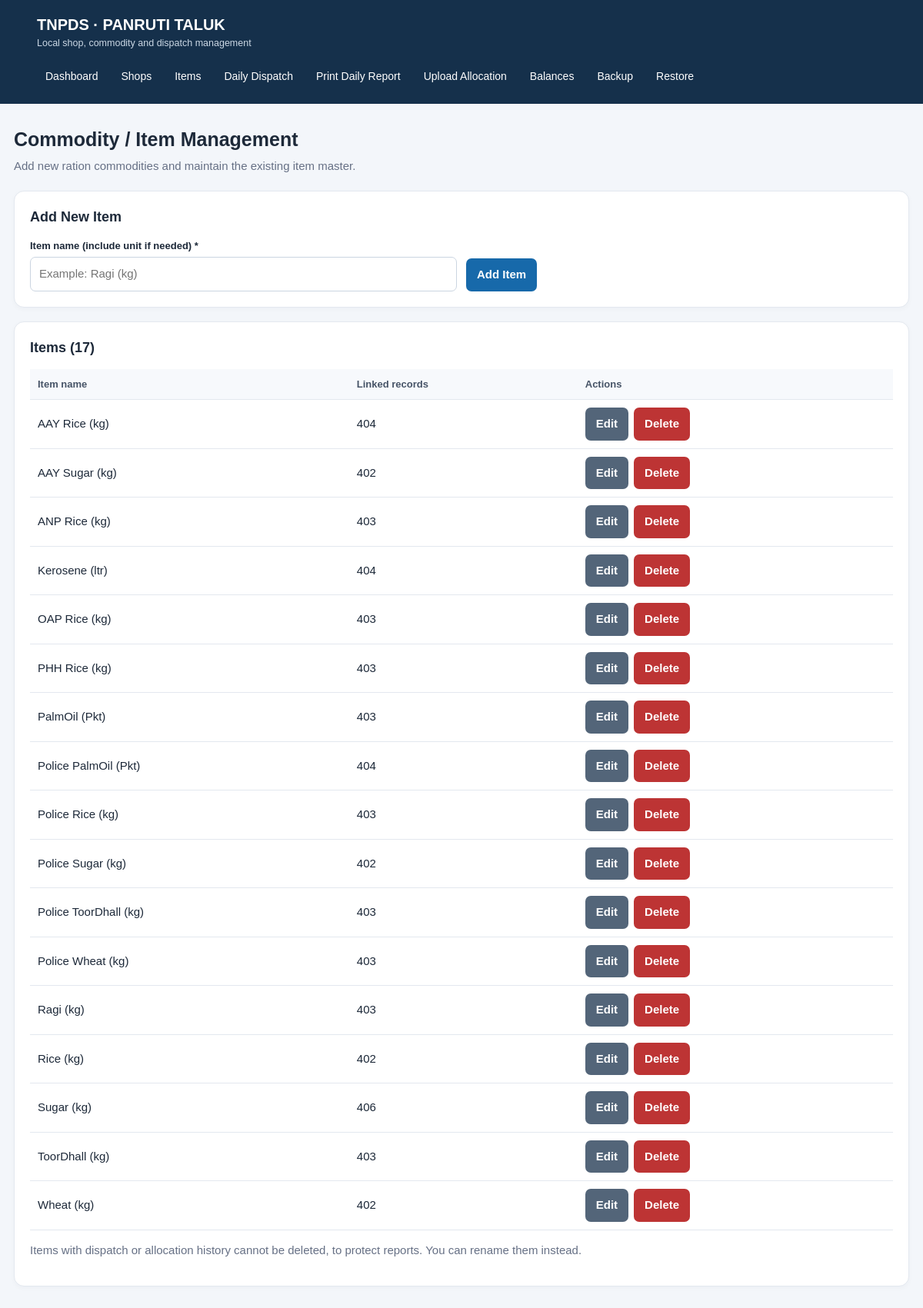
/items, run on the app's committed database.
### tables this page shows
CREATE TABLE commodities(
      commodity TEXT PRIMARY KEY
    );

### app.py (the view, shortened to what this page needs)
@app.route("/items", methods=["GET", "POST"])
def items():
    conn = db()
    rows = conn.execute("""SELECT c.commodity,
        (SELECT COUNT(*) FROM allocations a WHERE a.commodity=c.commodity) +
        (SELECT COUNT(*) FROM dispatches d WHERE d.commodity=c.commodity) AS used_count
        FROM commodities c ORDER BY c.commodity""").fetchall()
    return render_template("items.html", rows=rows)

### app.py (called while the page is built)
def db():
    if "db" not in g:
        g.db = sqlite3.connect(DB_PATH)
        g.db.row_factory = sqlite3.Row
        g.db.execute("PRAGMA foreign_keys = ON")
    return g.db

### templates/items.html (shortened to what this page needs)
{% extends "base.html" %}{% block content %}
<div class="pagehead"><div><h1>Commodity / Item Management</h1><div class="muted">Add new ration commodities and maintain the existing item master.</div></div></div>
<div class="card"><h2>Add New Item</h2><form method="post" class="formgrid"><div><label>Item name (include unit if needed) *</label><input name="commodity" placeholder="Example: Ragi (kg)" required></div><div><button>Add Item</button></div></form></div>
<div class="card"><h2>Items ({{ rows|length }})</h2><div class="tablewrap"><table><thead><tr><th>Item name</th><th>Linked records</th><th>Actions</th></tr></thead><tbody>
{% for r in rows %}<tr><td>{{ r.commodity }}</td><td>{{ r.used_count }}</td><td><div class="actions">
<details><summary class="btn secondary">Edit</summary></details>
<form method="post" action="{{ url_for('delete_item',name=r.commodity) }}" onsubmit="return confirm('Delete this item?')"><button class="danger">Delete</button></form></div></td></tr>{% endfor %}
</tbody></table></div><p class="muted">Items with dispatch or allocation history cannot be deleted, to protect reports. You can rename them instead.</p></div>
{% endblock %}

### templates/base.html (style rules this page uses)
:root { --navy:#15304b;--blue:#1769aa;--bg:#f3f6fa;--text:#1d2939;--muted:#667085;--line:#e3e8ef;--green:#16845b;--red:#bd3434 }
* { box-sizing:border-box }
body { margin:0;background:var(--bg);font:15px/1.5 Arial,sans-serif;color:var(--text) }
.pagehead { display:flex;justify-content:space-between;align-items:center;gap:12px;flex-wrap:wrap;margin-bottom:20px }
h1 { font-size:25px;margin:0 0 5px }
h2 { font-size:18px;margin:0 0 14px }
.muted { color:var(--muted) }
.card { background:white;border:1px solid var(--line);border-radius:13px;padding:20px;margin-bottom:18px;box-shadow:0 2px 7px #10243b08 }
.formgrid { display:grid;grid-template-columns:repeat(auto-fit,minmax(180px,1fr));gap:12px;align-items:end }
label { font-weight:600;font-size:13px;display:block;margin-bottom:5px }
input,select,textarea { width:100%;padding:10px 11px;border:1px solid #cbd5e1;border-radius:7px;font:inherit;background:white }
button,.btn { border:0;background:var(--blue);color:white;padding:10px 14px;border-radius:7px;cursor:pointer;text-decoration:none;display:inline-block;font:inherit;font-weight:600 }
.danger { background:var(--red) }
.secondary { background:#536579 }
table { width:100%;border-collapse:collapse;background:white }
th,td { padding:10px;border-bottom:1px solid var(--line);text-align:left;vertical-align:middle }
th { background:#f7f9fc;font-size:13px;color:#475467 }
td form { min-width:0 }
.tablewrap { overflow-x:auto }
.actions { display:flex;gap:7px;flex-wrap:wrap }

### data on the page
commodities: commodity "AAY Rice (kg)", used_count "404"
commodities: commodity "AAY Sugar (kg)", used_count "402"
commodities: commodity "ANP Rice (kg)", used_count "403"
commodities: commodity "Kerosene (ltr)", used_count "404"
commodities: commodity "OAP Rice (kg)", used_count "403"
commodities: commodity "PHH Rice (kg)", used_count "403"
commodities: commodity "PalmOil (Pkt)", used_count "403"
commodities: commodity "Police PalmOil (Pkt)", used_count "404"
commodities: commodity "Police Rice (kg)", used_count "403"
commodities: commodity "Police Sugar (kg)", used_count "402"
commodities: commodity "Police ToorDhall (kg)", used_count "403"
commodities: commodity "Police Wheat (kg)", used_count "403"
commodities: commodity "Ragi (kg)", used_count "403"
commodities: commodity "Rice (kg)", used_count "402"
commodities: commodity "Sugar (kg)", used_count "406"
commodities: commodity "ToorDhall (kg)", used_count "403"
commodities: commodity "Wheat (kg)", used_count "402"

### other printed values
{{ rows|length }} "17"
